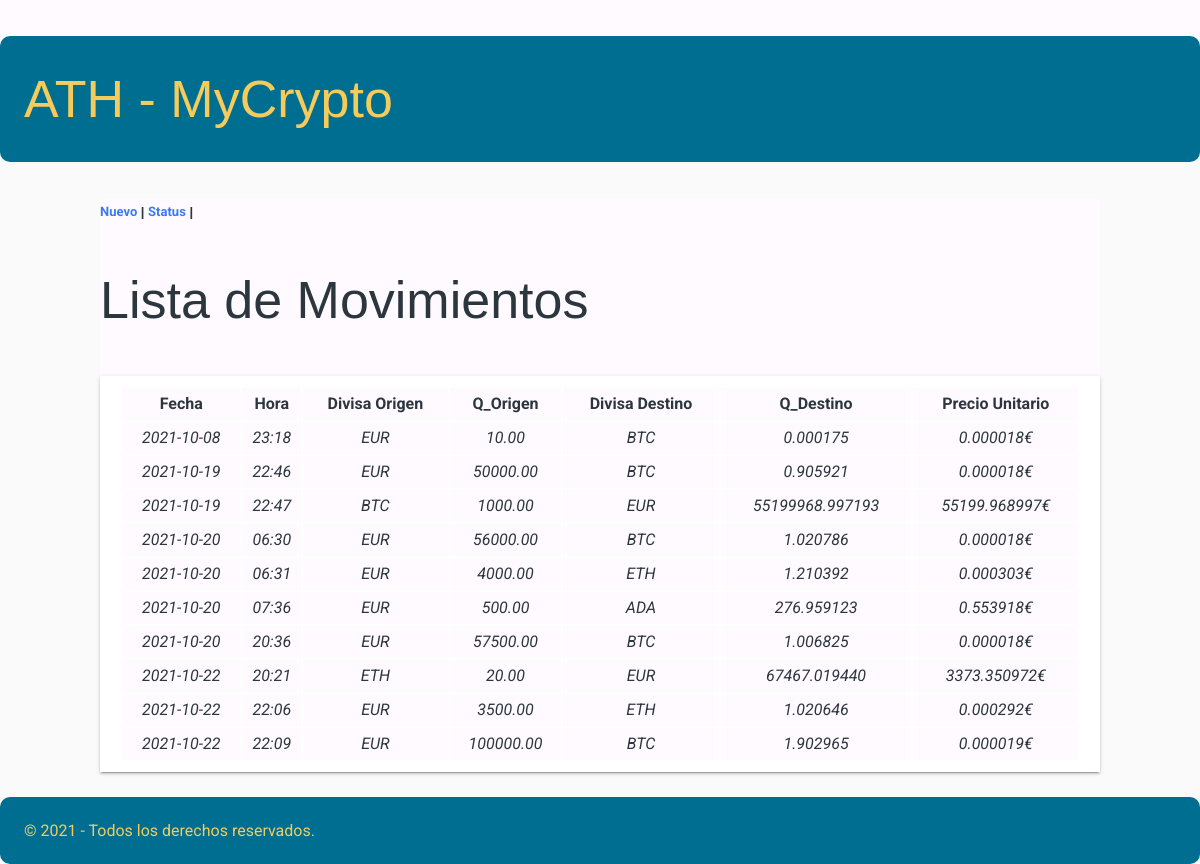
Before: / with the older database file.
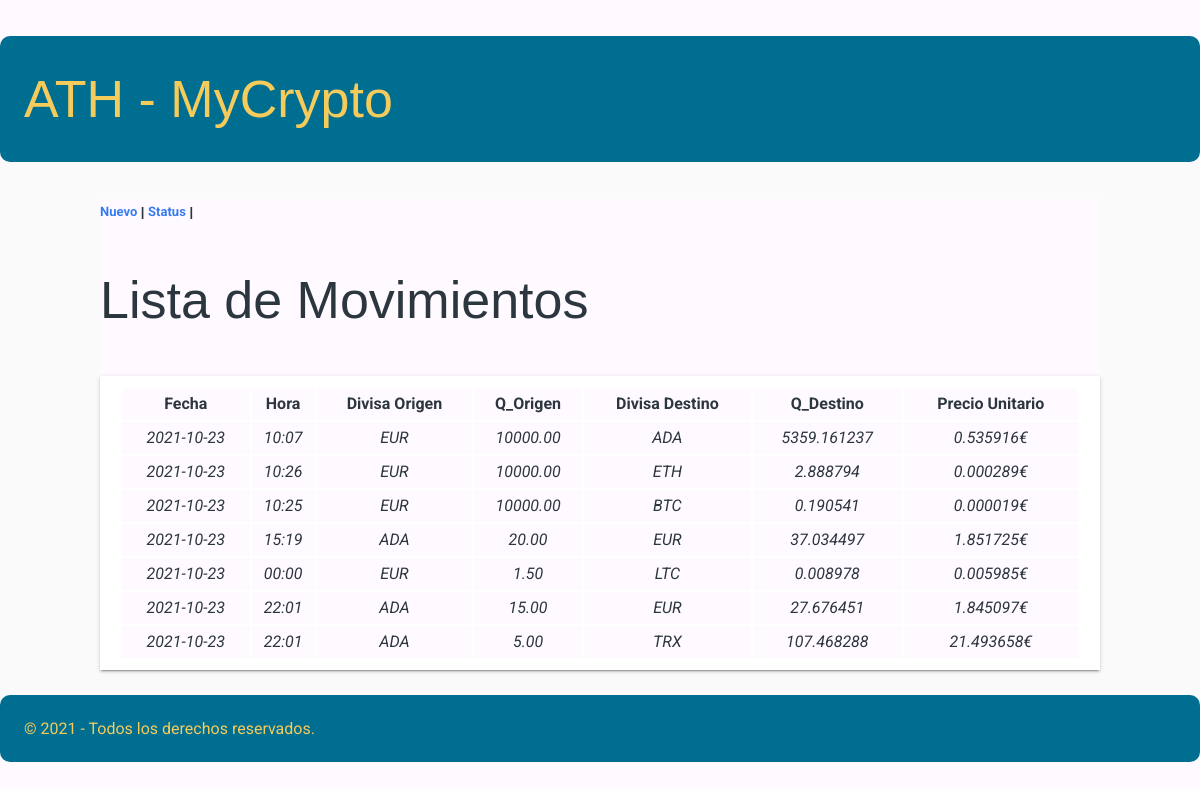
After: the same page with the newer database file.
### tables this page shows
CREATE TABLE "myCrypto" (
	"id"	INTEGER NOT NULL UNIQUE,
	"date"	TEXT NOT NULL,
	"time"	TEXT NOT NULL,
	"desde"	TEXT NOT NULL,
	"Q_desde"	REAL NOT NULL,
	"hasta"	TEXT NOT NULL,
	"Q_hasta"	REAL NOT NULL,
	"PU"	REAL NOT NULL,
	PRIMARY KEY("id" AUTOINCREMENT)
);

### appRegistro/views.py (the view)
@app.route("/")
def start():
    consulta = """
        SELECT *
            FROM myCrypto ORDER BY date;
    """
    movimientos = dbManager.consultaSQL(consulta)
    return render_template("index.html", items=movimientos, disableInicio=True)

### appRegistro/models.py (called while the page is built)
    def consultaSQL(self, consulta, params = []):
        conex = sqlite3.connect(self.ruta_basedatos)
        cur = conex.cursor()
        cur.execute(consulta, params)
        keys = []
        for item in cur.description:
            keys.append(item[0])
        registros = []
        for registro in cur.fetchall():
            ix_clave = 0
            d = {}
            for columna in keys:
                d[columna] = registro[ix_clave]
                ix_clave += 1
            registros.append(d)
        conex.close()
        return registros

### appRegistro/templates/index.html (shortened to what this page needs)
{% extends 'base.html' %}
{% block contenido_pagina %}
        <h1>Lista de Movimientos</h1>
        {% if items | length == 0 %}
            <p>Introduce el primer movimiento</p>
        {% else %}
            <table class="paper">
                <tr>
                    <th>Fecha</th>
                    <th>Hora</th>
                    <th>Divisa Origen</th>
                    <th>Q_Origen</th>
                    <th>Divisa Destino</th>
                    <th>Q_Destino</th>
                    <th>Precio Unitario</th>
                </tr>
                {% for item in items %}
                <tr>
                    <td>{{ item.date }}</td>
                    <td>{{ item.time }}</td>
                    <td>{{ item.desde }}</td>
                    <td>{{ "%.2f" | format(item.Q_desde) }}</td>
                    <td>{{ item.hasta }}</td>
                    <td>{{ "%.6f"|format(item.Q_hasta) }}</td>
                    <td>{{ "%.6f"|format(item.PU) }}€</td>
                </tr>
                {% endfor %}
            </table>
        {% endif %}
{% endblock %}

### appRegistro/templates/base.html (shortened to what this page needs)
<!DOCTYPE html>
<html lang="en">
    <head id="titulo_grande" class="titulo_grande">
        <link rel="stylesheet" href="/static/css/styles.css">
        <link rel="stylesheet" href="/static/css/flat_remix.css">
    </head>
    <body>
        <header>
            <h1>ATH - MyCrypto</h1>
        </header>
        <section class="container1">
            <nav>
                <p>
                    {% if disableNuevo == Null %}
                        <a href="/nuevo">Nuevo</a> |
                    {% endif %}
                    {% if disablePortfolio == Null %}
                        <a href="/status">Status</a> |
                    {% endif %}
                </p>
            </nav>
            {% block contenido_pagina %} {% endblock %}
        </section>
        <br>
        <footer>© 2021 - Todos los derechos reservados.</footer>
    </body>
</html>

### appRegistro/static/css/styles.css (style rules this page uses)
:root { --color-primario: #006E90; --color-secundario: #A18276; --color-terciario: #F5CB5C; --negro: #2c363f; --blanco: #FFFAFF; --separacion-defecto: 10px; }
* { background-color: var(--blanco); color: var(--negro); margin: 0; padding: 0; }
h1 { font-family: 'Noto Sans JP', sans-serif; font-weight: 700; border: none; }
p { font-family: 'Noto Sans JP', sans-serif; font-weight: 700; border: none; }
footer { margin-top: var(--separacion-defecto); }
header *, footer { border-radius: var(--separacion-defecto); background-color: var(--color-primario); color: var(--color-terciario); font-size: 1rem; padding: 1.5rem; }
.container1 { max-width: 1000px; margin: 0 auto; }
table.paper { width: 100%; }
td { text-align: center; font-style: italic; }

### appRegistro/static/css/flat_remix.css (style rules this page uses)
* { box-sizing: border-box; outline: none; -webkit-appearance: none; -webkit-tap-highlight-color: transparent !important; -webkit-tap-highlight-color: rgba(0, 0, 0, 0) !important; -webkit-touch-callout: none; font-family: "Roboto", sans-serif; letter-spacing: 0; }
body { background-color: #FAFAFA; color: #5c616c; margin: 0; font-size: 13px; cursor: default; user-select: none; -webkit-user-select: none; -khtml-user-select: none; -moz-user-select: none; -ms-user-select: none; }
a:link, a:visited, a:active, a { color: #367bf0; font-weight: bold; text-decoration: none; cursor: pointer; }
h1, h2, h3, h4, h5, h6 { line-height: 1.5em; }
h1 { font-size: 4em; font-weight: lighter; margin: .7em 0; }
section, article, .section, .article, .paper { line-height: 2em; word-wrap: break-word; word-break: normal; line-height: 2em; }
.paper { font-size: 16px; box-shadow: 0 2px 2px 0 rgba(0, 0, 0, .14), 0 3px 1px -2px rgba(0, 0, 0, .2), 0 1px 5px 0 rgba(0, 0, 0, .12); padding: 10px 20px; background-color: #FFF; margin-top: 20px; min-height: 100px; color: #000; }

Changed rows visible on the page:
removed myCrypto: date "2021-10-08", time "23:18", desde "EUR", Q_desde "10.00", hasta "BTC", Q_hasta "0.000175", PU "0.000018"
removed myCrypto: date "2021-10-19", time "22:46", desde "EUR", Q_desde "50000.00", hasta "BTC", Q_hasta "0.905921", PU "0.000018"
removed myCrypto: date "2021-10-19", time "22:47", desde "BTC", Q_desde "1000.00", hasta "EUR", Q_hasta "55199968.997193", PU "55199.968997"
removed myCrypto: date "2021-10-20", time "06:30", desde "EUR", Q_desde "56000.00", hasta "BTC", Q_hasta "1.020786", PU "0.000018"
removed myCrypto: date "2021-10-20", time "06:31", desde "EUR", Q_desde "4000.00", hasta "ETH", Q_hasta "1.210392", PU "0.000303"
removed myCrypto: date "2021-10-20", time "07:36", desde "EUR", Q_desde "500.00", hasta "ADA", Q_hasta "276.959123", PU "0.553918"
removed myCrypto: date "2021-10-20", time "20:36", desde "EUR", Q_desde "57500.00", hasta "BTC", Q_hasta "1.006825", PU "0.000018"
removed myCrypto: date "2021-10-22", time "20:21", desde "ETH", Q_desde "20.00", hasta "EUR", Q_hasta "67467.019440", PU "3373.350972"
removed myCrypto: date "2021-10-22", time "22:06", desde "EUR", Q_desde "3500.00", hasta "ETH", Q_hasta "1.020646", PU "0.000292"
removed myCrypto: date "2021-10-22", time "22:09", desde "EUR", Q_desde "100000.00", hasta "BTC", Q_hasta "1.902965", PU "0.000019"
added myCrypto: date "2021-10-23", time "10:07", desde "EUR", Q_desde "10000.00", hasta "ADA", Q_hasta "5359.161237", PU "0.535916"
added myCrypto: date "2021-10-23", time "10:26", desde "EUR", Q_desde "10000.00", hasta "ETH", Q_hasta "2.888794", PU "0.000289"
added myCrypto: date "2021-10-23", time "10:25", desde "EUR", Q_desde "10000.00", hasta "BTC", Q_hasta "0.190541", PU "0.000019"
added myCrypto: date "2021-10-23", time "15:19", desde "ADA", Q_desde "20.00", hasta "EUR", Q_hasta "37.034497", PU "1.851725"
added myCrypto: date "2021-10-23", time "00:00", desde "EUR", Q_desde "1.50", hasta "LTC", Q_hasta "0.008978", PU "0.005985"
added myCrypto: date "2021-10-23", time "22:01", desde "ADA", Q_desde "15.00", hasta "EUR", Q_hasta "27.676451", PU "1.845097"
added myCrypto: date "2021-10-23", time "22:01", desde "ADA", Q_desde "5.00", hasta "TRX", Q_hasta "107.468288", PU "21.493658"
